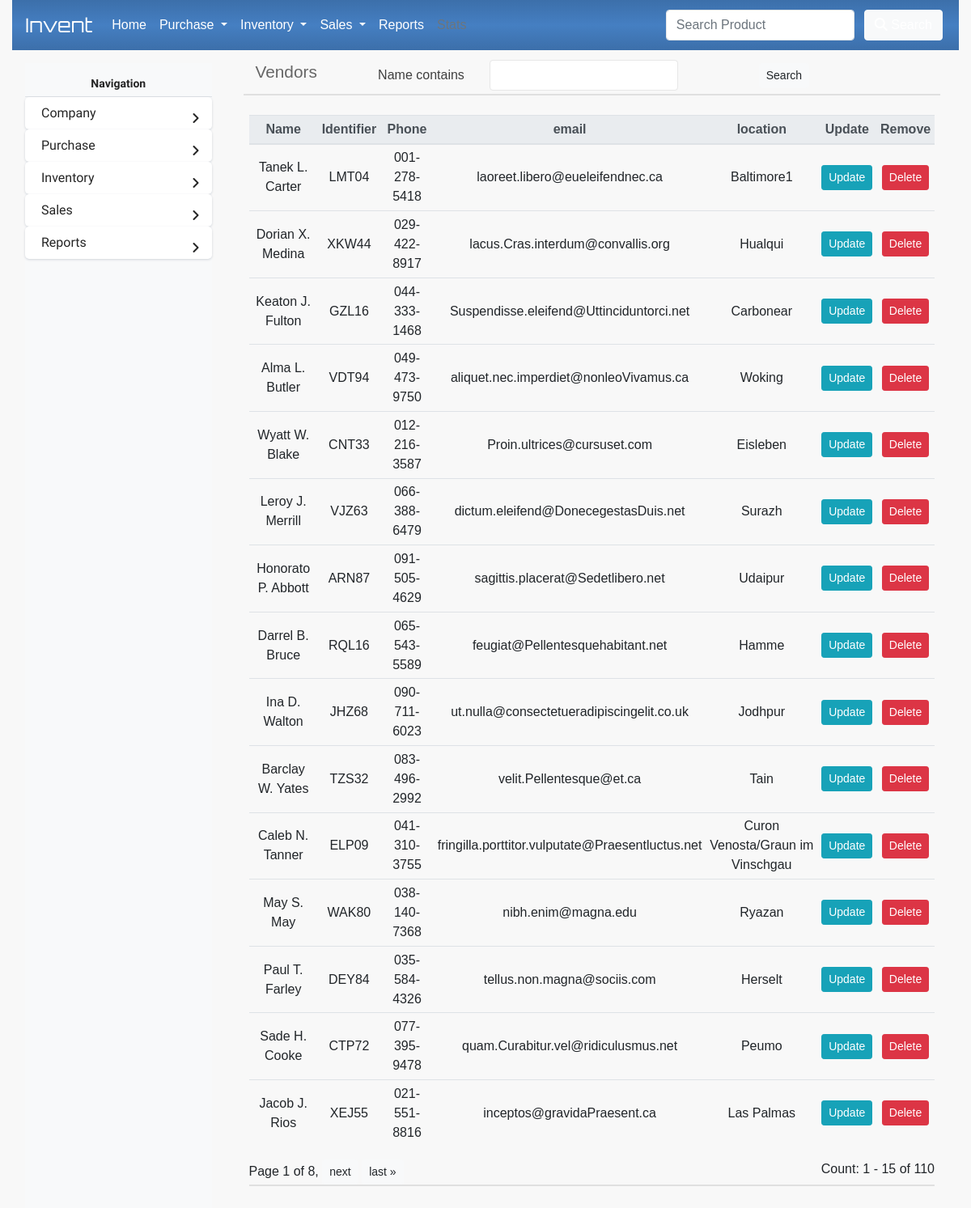
The app's page /vendors/ with its own data.
### InvManage/models.py (models this page shows, shortened)
class Vendor(models.Model):
    name = models.CharField(max_length=100)
    identifier = models.CharField(null=True, blank=True,max_length=100)
    phone = models.CharField(max_length=100, null=True, blank=True)
    address = models.TextField(null=True, blank=True)
    email = models.CharField(null=True, blank=True,max_length=100)
    location = models.CharField(null=True, blank=True,max_length=100)

### InvManage/views.py (the view)
# urls.py: path('vendors/', display_vendors_view, name='vendors'),
def display_vendors_view(request):
	if request.method == 'GET':
		vendors = Vendor.objects.all()
		myFilter = VendorFilter(request.GET, queryset=vendors)
		vendors = myFilter.qs
		number_of_vendors = len(vendors)
		paginator = Paginator(vendors,15)
		page_number = request.GET.get('page')
		page_obj = paginator.get_page(page_number)
		return render(request, 'vendor/vendors.html',{'page_obj':page_obj,'myFilter':myFilter, 'n_prod': number_of_vendors})

### InvManage/templatetags/template_helpers.py (called while the page is built)
@register.simple_tag
def relative_url(value, field_name, urlencode=None):
    url = '?{}={}'.format(field_name, value)
    if urlencode:
        querystring = urlencode.split('&')
        filtered_querystring = filter(lambda p: p.split('=')[0] != field_name, querystring)
        encoded_querystring = '&'.join(filtered_querystring)
        url = '{}&{}'.format(url, encoded_querystring)
    return url

### InvManage/templates/vendor/vendors.html (shortened to what this page needs)
{% extends 'base.html' %}
{% load template_helpers %}
{% block title %}
  <div class="m-2">
    <div class="d-flex align-items-center row">
        <div class="">
          <h2 class="col-sm-6 mr-auto label-head">Vendors</h2>
        </div>
        <div class="col-sm-10">
          <form class="form-inline" id="vendorsFilterForm" action="" method="GET">
              <div class="col-sm-9">
              {% for field in myFilter.form %}
                <div class="form-group form-row m-1">
                    <div class="col-sm-4">
                        <label>{{ field.label }}</label>
                    </div>
                    <div class="col-sm-8">
                        {{ field }}
                    </div>
                </div>
              </div>
                {% endfor %}
                  <button class="btn btn-sm btn-light" type="submit">Search</button>
          </form>
        </div>
    </div>
  </div>
{% endblock title %}
{% block contents %}
    <table class="table table-sm">
        <thead class="thead-light">
        <tr>
            <th scope="col">Name</th>
            <th scope="col">Identifier</th>
            <th scope="col">Phone</th>
            <th scope="col">email</th>
            <th scope="col">location</th>
            <th scope="col">Update</th>
            <th scope="col">Remove</th>
        </tr>
        </thead>
        <tbody>
            {% for vendor in page_obj %}
            <tr>
                <td class="vendor_name">{{ vendor.name }}</td>
                <td>{{ vendor.identifier }}</td>
                <td>{{ vendor.phone }}</td>
                <td>{{ vendor.email }}</td>
                <td>{{ vendor.location }}</td>
                <td><a href="{% url 'update_vendor' vendor.id %}" class="btn btn-sm btn-info">Update</a></td>
                <td><a href="" class="btn btn-sm btn-danger" data-toggle="modal" data-target="#delModal" data-del_url="{% url 'delete_vendor' vendor.id %}" data-vend_name="{{ vendor.name }}" data-vend_id="{{ vendor.id }}">Delete</a></td>
            </tr>
            {% endfor %}
        </tbody>
    </table>
    <div class="d-flex">
      <div class="pagination mr-auto">
        <span class="step-links">
          <span class="current">
            Page {{ page_obj.number }} of {{ page_obj.paginator.num_pages }},
          </span>
          {% if page_obj.has_next %}
            <a class="btn btn-light btn-sm" href="{% relative_url page_obj.next_page_number 'page' request.GET.urlencode %}">next</a>
            <a class="btn btn-light btn-sm" href="{% relative_url page_obj.paginator.num_pages 'page' request.GET.urlencode %}">last &raquo;</a>
          {% endif %}
        </span>
      </div>
      <div>
        Count: {{ page_obj.start_index }} - {{ page_obj.end_index }} of {{ n_prod }}
      </div>
    </div>
{% endblock %}

### InventoryManagement/assets/css/sidebar.css (style rules this page uses)
body { font-size: 0.9rem; }

### InvManage/templates/base.html (style rules this page uses)
.d-flex { border-bottom: 2px solid #e0e0e0; margin-bottom: 1.5em; }
body { font-family: Verdana, Geneva, Tahoma, sans-serif; font-size: 1em; background-color: #f8f8f8; }
.label-head { color: #666666; font-family: Verdana, Geneva, Tahoma, sans-serif; font-size: 1.3em; }
label, .collapsable_card_header { margin: 0; color: #3f3f3f; font-size: 1em; font-family: Verdana, Geneva, Tahoma, sans-serif; }
.form-control { background-color: #ffffff; border-style: solid; border-color: #e7e7e7; }
.table td, .table th, .table input { text-align: center; vertical-align: middle; font-family: Verdana, Geneva, Tahoma, sans-serif; }

### records on screen
Vendor: name "Tanek L. Carter", identifier "LMT04", phone "001-278-5418", email "laoreet.libero@eueleifendnec.ca", location "Baltimore1"
Vendor: name "Dorian X. Medina", identifier "XKW44", phone "029-422-8917", email "lacus.Cras.interdum@convallis.org", location "Hualqui"
Vendor: name "Keaton J. Fulton", identifier "GZL16", phone "044-333-1468", email "Suspendisse.eleifend@Uttinciduntorci.net", location "Carbonear"
Vendor: name "Alma L. Butler", identifier "VDT94", phone "049-473-9750", email "aliquet.nec.imperdiet@nonleoVivamus.ca", location "Woking"
Vendor: name "Wyatt W. Blake", identifier "CNT33", phone "012-216-3587", email "Proin.ultrices@cursuset.com", location "Eisleben"
Vendor: name "Leroy J. Merrill", identifier "VJZ63", phone "066-388-6479", email "dictum.eleifend@DonecegestasDuis.net", location "Surazh"
Vendor: name "Honorato P. Abbott", identifier "ARN87", phone "091-505-4629", email "sagittis.placerat@Sedetlibero.net", location "Udaipur"
Vendor: name "Darrel B. Bruce", identifier "RQL16", phone "065-543-5589", email "feugiat@Pellentesquehabitant.net", location "Hamme"
Vendor: name "Ina D. Walton", identifier "JHZ68", phone "090-711-6023", email "ut.nulla@consectetueradipiscingelit.co.uk", location "Jodhpur"
Vendor: name "Barclay W. Yates", identifier "TZS32", phone "083-496-2992", email "velit.Pellentesque@et.ca", location "Tain"
Vendor: name "Caleb N. Tanner", identifier "ELP09", phone "041-310-3755", email "fringilla.porttitor.vulputate@Praesentluctus.net", location "Curon Venosta/Graun im Vinschgau"
Vendor: name "May S. May", identifier "WAK80", phone "038-140-7368", email "nibh.enim@magna.edu", location "Ryazan"
Vendor: name "Paul T. Farley", identifier "DEY84", phone "035-584-4326", email "tellus.non.magna@sociis.com", location "Herselt"
Vendor: name "Sade H. Cooke", identifier "CTP72", phone "077-395-9478", email "quam.Curabitur.vel@ridiculusmus.net", location "Peumo"
Vendor: name "Jacob J. Rios", identifier "XEJ55", phone "021-551-8816", email "inceptos@gravidaPraesent.ca", location "Las Palmas"

### other values on screen
{{ field.label }} "Name contains"
{{ page_obj.number }} "1"
{{ page_obj.paginator.num_pages }} "8"
{{ page_obj.start_index }} "1"
{{ page_obj.end_index }} "15"
{{ n_prod }} "110"
